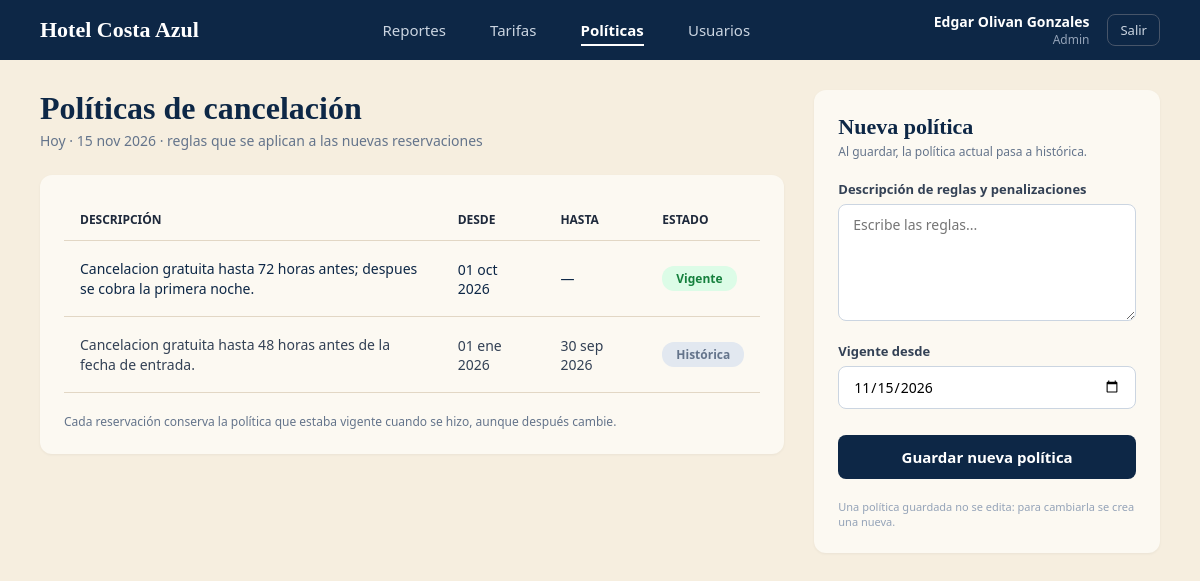
/Administrador/Politicas/poli.php (signed in), run on the app's committed database.
### tables this page shows
CREATE TABLE `politica_cancelacion` (
  `id_politica` int(11) NOT NULL,
  `descripcion` text NOT NULL,
  `vigente` tinyint(1) NOT NULL DEFAULT 1,
  `fecha_inicio` date NOT NULL,
  `fecha_fin` date DEFAULT NULL
);

### Administrador/Politicas/poli.php (the view, shortened to what this page needs)
<?php
require_once '../../config/conexion.php';
function fecha(string $f): string {
    $meses = ['ene','feb','mar','abr','may','jun','jul','ago','sep','oct','nov','dic'];
    $t = strtotime($f);
    return date('d', $t) . ' ' . $meses[date('n', $t) - 1] . ' ' . date('Y', $t);
}
$lista_politicas = $conexion->query(
    "SELECT descripcion, fecha_inicio, fecha_fin, vigente
     FROM politica_cancelacion
     ORDER BY fecha_inicio DESC, id_politica DESC"
)->fetchAll(PDO::FETCH_ASSOC);
?>
<!DOCTYPE html>
<html lang="es">
<head>
    <link rel="stylesheet" href="poli.css">
</head>
<body>
    <header class="navbar">
        <div class="logo">Hotel Costa Azul</div>
        <nav class="nav-links">
            <a href="../Reportes/repo.php">Reportes</a>
            <a href="../Tarifas/tari.php">Tarifas</a>
            <a href="poli.php" class="active">Políticas</a>
            <a href="../Usuarios/usuarios.php">Usuarios</a>
        </nav>
        <div class="user-area">
            <div class="user-profile">
                <span class="user-name"><?php echo htmlspecialchars($_SESSION['nombre']); ?></span>
                <span class="user-role"><?php echo ucfirst(htmlspecialchars($_SESSION['rol'])); ?></span>
            </div>
            <a href="../../config/logout.php" class="btn-logout">Salir</a>
        </div>
    </header>
    <div class="main-layout">
        <main class="content-panel">
            <h1 class="page-title">Políticas de cancelación</h1>
            <p class="page-subtitle">Hoy · <?php echo fecha(date('Y-m-d')); ?> · reglas que se aplican a las nuevas reservaciones</p>
            <div class="table-card">
                <table class="policies-table">
                    <thead>
                        <tr>
                            <th>DESCRIPCIÓN</th>
                            <th>DESDE</th>
                            <th>HASTA</th>
                            <th>ESTADO</th>
                        </tr>
                    </thead>
                    <tbody id="policiesTableBody">
                        <?php foreach ($lista_politicas as $pol): ?>
                            <tr class="<?php echo $pol['vigente'] ? 'row-highlight' : ''; ?>">
                                <td class="desc-cell"><?php echo htmlspecialchars($pol['descripcion']); ?></td>
                                <td><?php echo fecha($pol['fecha_inicio']); ?></td>
                                <td><?php echo $pol['fecha_fin'] ? fecha($pol['fecha_fin']) : '—'; ?></td>
                                <td>
                                    <span class="badge <?php echo $pol['vigente'] ? 'badge-vigente' : 'badge-historica'; ?>">
                                        <?php echo $pol['vigente'] ? 'Vigente' : 'Histórica'; ?>
                                    </span>
                                </td>
                            </tr>
                        <?php endforeach; ?>
                    </tbody>
                </table>
                <p class="table-footer-note">
                    Cada reservación conserva la política que estaba vigente cuando se hizo, aunque después cambie.
                </p>
            </div>
        </main>
        <aside class="form-panel">
            <h2>Nueva política</h2>
            <p class="form-subtitle">Al guardar, la política actual pasa a histórica.</p>
            <form id="policyForm" method="POST">
                <div class="form-group">
                    <label for="policyDesc">Descripción de reglas y penalizaciones</label>
                    <textarea id="policyDesc" name="descripcion" rows="5" placeholder="Escribe las reglas..." required></textarea>
                </div>
                <div class="form-group">
                    <label for="startDate">Vigente desde</label>
                    <input type="date" id="startDate" name="vigente_desde" value="<?php echo date('Y-m-d'); ?>" required>
                </div>
                <button type="submit" class="btn-submit">Guardar nueva política</button>
            </form>
            <p class="disclaimer-text">
                Una política guardada no se edita: para cambiarla se crea una nueva.
            </p>
        </aside>
    </div>
</body>
</html>

### Administrador/Politicas/poli.css (style rules this page uses)
* { box-sizing: border-box; margin: 0; padding: 0; font-family: 'Segoe UI', Tahoma, Geneva, Verdana, sans-serif; }
body { background-color: #f6eedf; color: #1e293b; }
.navbar { background-color: #0d2746; color: #ffffff; display: flex; justify-content: space-between; align-items: center; padding: 12px 40px; }
.logo { font-size: 22px; font-family: Georgia, serif; font-weight: bold; }
.nav-links a { color: #cbd5e1; text-decoration: none; margin: 0 20px; font-size: 15px; padding-bottom: 4px; }
.nav-links a.active { color: #ffffff; border-bottom: 2px solid #ffffff; font-weight: bold; }
.user-profile { display: flex; flex-direction: column; align-items: flex-end; }
.user-name { font-size: 14px; font-weight: bold; }
.user-role { font-size: 12px; color: #94a3b8; }
.main-layout { display: flex; gap: 30px; padding: 30px 40px; max-width: 1400px; margin: 0 auto; }
.content-panel { flex: 3; }
.page-title { font-family: Georgia, serif; font-size: 32px; color: #0d2746; margin-bottom: 4px; }
.page-subtitle { color: #64748b; font-size: 14px; margin-bottom: 25px; }
.table-card { background: #fcf9f2; border-radius: 12px; padding: 24px; box-shadow: 0 1px 3px rgba(0,0,0,0.05); }
.policies-table { width: 100%; border-collapse: collapse; text-align: left; font-size: 14px; }
.policies-table th { font-size: 12px; font-weight: 700; color: #1e293b; padding: 12px 16px; border-bottom: 1px solid #e2d7c5; }
.policies-table td { padding: 18px 16px; border-bottom: 1px solid #e2d7c5; color: #334155; vertical-align: middle; }
.row-highlight td { color: #0d2746; }
.desc-cell { max-width: 450px; line-height: 1.4; }
.badge { display: inline-block; padding: 4px 14px; border-radius: 12px; font-size: 12px; font-weight: 600; }
.badge-vigente { background-color: #dcfce7; color: #15803d; }
.badge-historica { background-color: #e2e8f0; color: #64748b; }
.table-footer-note { font-size: 12px; color: #64748b; margin-top: 20px; }
.form-panel { flex: 1.2; background: #fcf9f2; border-radius: 12px; padding: 24px; box-shadow: 0 1px 3px rgba(0,0,0,0.05); align-self: flex-start; }
.form-panel h2 { font-family: Georgia, serif; font-size: 22px; color: #0d2746; margin-bottom: 4px; }
.form-subtitle { font-size: 12px; color: #64748b; margin-bottom: 20px; line-height: 1.3; }
.form-group { margin-bottom: 16px; }
.form-group label { display: block; font-size: 13px; font-weight: 600; color: #334155; margin-bottom: 6px; }
.form-group textarea, .form-group input { width: 100%; padding: 10px 14px; border: 1px solid #cbd5e1; border-radius: 8px; font-size: 14px; background-color: #ffffff; outline: none; resize: vertical; transition: border-color 0.2s; }
.btn-submit { width: 100%; background-color: #0d2746; color: #ffffff; border: none; padding: 12px; border-radius: 8px; font-size: 15px; font-weight: bold; cursor: pointer; margin-top: 10px; transition: background-color 0.2s; }
.disclaimer-text { font-size: 11px; color: #94a3b8; line-height: 1.4; margin-top: 20px; }
.user-area { display: flex; align-items: center; gap: 18px; }
.btn-logout { color: #cbd5e1; text-decoration: none; font-size: 13px; border: 1px solid #475569; padding: 6px 12px; border-radius: 8px; }

### data on the page
politica_cancelacion: descripcion "Cancelacion gratuita hasta 72 horas antes; despues se cobra la primera noche.", fecha_inicio "01 oct 2026", vigente "Vigente"
politica_cancelacion: descripcion "Cancelacion gratuita hasta 48 horas antes de la fecha de entrada.", fecha_inicio "01 ene 2026", fecha_fin "30 sep 2026", vigente "Histórica"

### other printed values
$_SESSION['nombre'] "Edgar Olivan Gonzales"
$_SESSION['rol'] "Admin"
